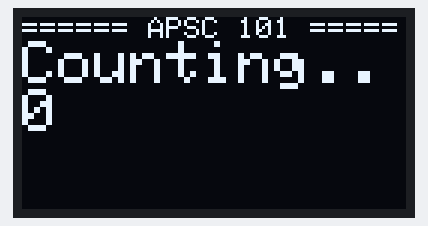
Simulated run of this sketch. Board: Arduino Uno, built with avr-gcc and run on an emulated ATmega328P. Parts: 128×64 one-colour display.

Above: at 0.1 s.
At 4.2 s:
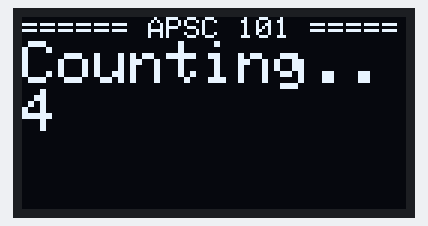
At 9.4 s:
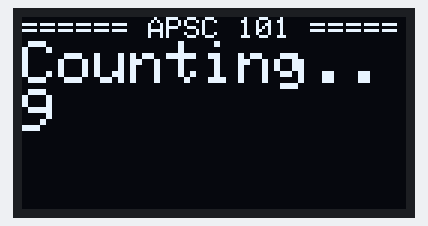
At 18.6 s:
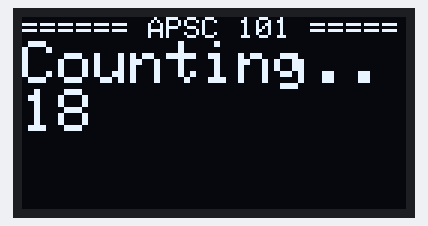
At 27.9 s:
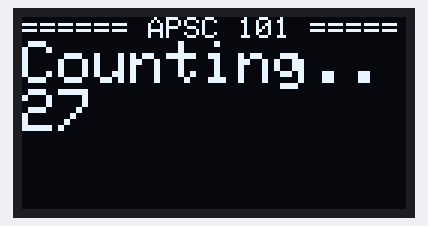
At 38.2 s:
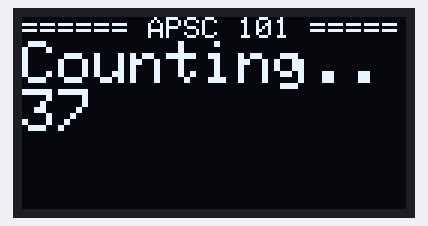

The sketch:

OLED_Test.ino
```cpp
/*
 * APSC 101 Example Sketch
 *
 * M.Malik for APSC 101: 12-Sep-2026
 *
 * Simple example code for testing the OLED Display.
 * Adapted from Adafruit SSD1306 Example code
 *
 * Please carefully review the comments to properly understand how to display static and changing text on the display
 * You can also review videos on youtube that go into details about how to add more customization to your display etc.
 * But those are not needed for this test.
 * You can make your Display as useful as possible for your Prototpye
 */
#include <Wire.h>
#include <Adafruit_GFX.h>
#include <Adafruit_SSD1306.h>

//The OLEDs you have in your kit are 0.96" I2C 128x64 Monochrome OLEDs
// 0.96" is the screen size, I2C is the protocol it uses to talk to the Arduino
#define SCREEN_WIDTH 128 // OLED display width, in pixels.
#define SCREEN_HEIGHT 64 // OLED display height, in pixels
#define OLED_RESET     -1 // Reset pin # (or -1 if sharing Arduino reset pin)
Adafruit_SSD1306 display(SCREEN_WIDTH, SCREEN_HEIGHT, &Wire, OLED_RESET);


#define OLED_I2C_ADDRESS 0x3C // !!IMPORTANT!!: If OLED does not show any text, switch this value to 0x3D

int test_counter = 0; //Just a counter for this test. You won't need it in your prototype

void setup() {
  Serial.begin(9600);

  /* This section is used to initilize the OLED Display. If the display.begin() fails, it locks the setup into a loop.
  * You dont need to change anything. You can use this section of the code as is.
  * If you don't see anything on the screen, change the OLED_I2C_ADDRESS defined above to 0x3D
  */
  if(!display.begin(SSD1306_SWITCHCAPVCC, OLED_I2C_ADDRESS))
  {
    Serial.println(F("SSD1306 allocation failed"));
    for(;;); // Don't proceed, loop forever if the OLED did not initialize
  }

}

void loop() {

  /*
  * You can display things from loop() for from setup().
  * But remember: You need to call display.clear(); at the start of loop or to change the value
  * Or else, it will keep displaying the same thing multiple times.
  */

  //clearDisplay(); is called to clear the screen of any text. You can use this everytime you need to refresh the screen
  display.clearDisplay();

  display.setTextSize(1);             // Control the size of text. You can use a value of 1,2,3 etc.
  display.setTextColor(SSD1306_WHITE); // Control the colour of the text. The display is Monochrome, so you can only use white.

  /* setCursor(x,y). This determines the position x,y coordinate where your text will be placed on the screen
  * The Display is a 128x64 display. Top left corner is (0,0), bottom right corner is (128,64) */
  display.setCursor(0,0);

 /* !!IMPORTANT!!
 * If you notice carefully, the following function has string wrapped in the macro F()
 * This is used for static text. It saves the text directly into flash memory on Arduino
 * which is used for storing the program (Program Storage Space)
 * If you do not use F() for static text, it will be copied into SRAM which takes up too much space unnecessarily
 *
 * NOTE: You must NOT use F() for variable text i.e value of pH, TDS, Turbidity etc.
 */
  display.println(F("====== APSC 101 ====="));  // This is example of static text. Its a simple string and does not change


  display.setTextSize(2); // Display the next line in bigger size
  display.println(F("Counting.."));  // This is also static Text but specific to current state
  display.print(test_counter);  // This is a variable text. It will keep changing

  display.display(); // Actually draw everything on the screen.

  delay (1000);
  test_counter++; // Update the counter for next round

}
```

Measured:
- what the display in image 1 shows lasts 1.0 s, from 4.2 s to 5.2 s
